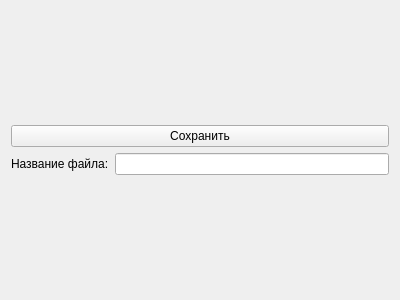
<?xml version="1.0" encoding="UTF-8"?>
<ui version="4.0">
 <class>SaveForm</class>
 <widget class="QWidget" name="SaveForm">
  <property name="geometry">
   <rect>
    <x>0</x>
    <y>0</y>
    <width>400</width>
    <height>300</height>
   </rect>
  </property>
  <property name="windowTitle">
   <string>Сохранение</string>
  </property>
  <layout class="QVBoxLayout" name="verticalLayout">
   <item>
    <layout class="QGridLayout" name="gridLayout">
     <item row="1" column="0">
      <widget class="QLabel" name="label">
       <property name="text">
        <string>Название файла:</string>
       </property>
      </widget>
     </item>
     <item row="1" column="1">
      <widget class="QLineEdit" name="lineEdit"/>
     </item>
     <item row="0" column="0" colspan="2">
      <widget class="QPushButton" name="pushButton">
       <property name="text">
        <string>Сохранить</string>
       </property>
      </widget>
     </item>
    </layout>
   </item>
  </layout>
 </widget>
 <resources/>
 <connections/>
</ui>
